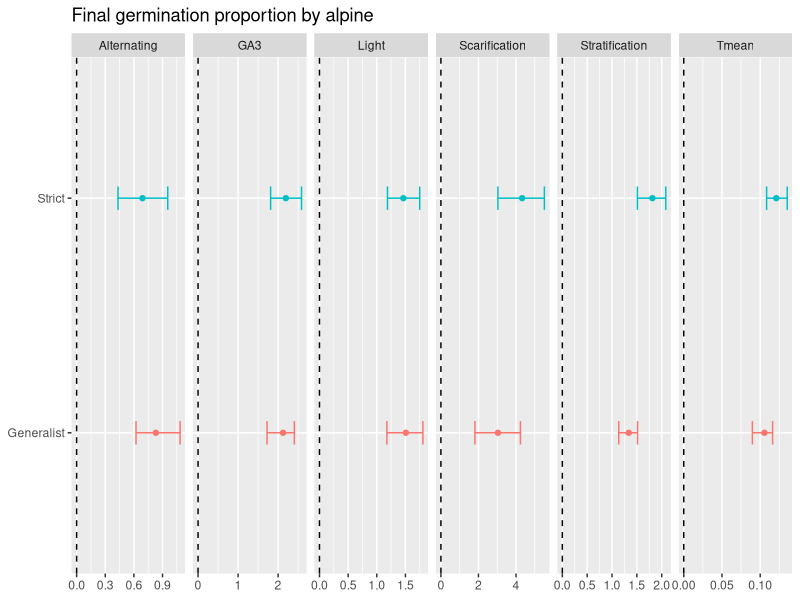
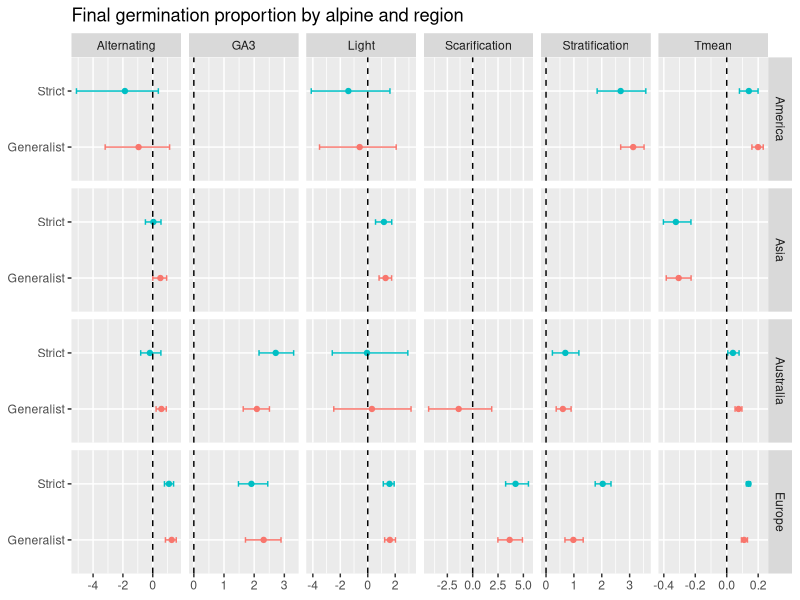

Write R code to recreate these figures, in order.
## ---- chunk 1
knitr::opts_chunk$set(echo = TRUE)
## ---- chunk 2
library(tidyverse); library(here); library(readxl)

read_excel(here("results", "analysis", "results.preliminary.xlsx")) -> sheet1

sheet1[8:19, ]  %>%
  select(variable, post.mean, l.95..CI, u.95..CI, pMCMC) %>%
  separate(variable, into = c("Alpine", "Treatment"), sep = ":") %>%
  mutate(Alpine = gsub("Alpine", "", Alpine)) %>%
  rename(Mean = post.mean,
         Lower = l.95..CI,
         Upper = u.95..CI,
         p = pMCMC) -> df1

ggplot(df1, aes(y = Alpine, x = Mean, xmin = Lower, xmax = Upper, color = Alpine)) +
  geom_point() +
  labs(title = "Final germination proportion by alpine") + 
  geom_errorbarh(height = .1) +
  facet_grid(~ Treatment, scales = "free") +
  geom_vline(xintercept = 0, linetype = "dashed") +
  theme(legend.position = "none", axis.title = element_blank()) -> fig1

sheet1[21:57, ]  %>%
  select(variable, post.mean, l.95..CI, u.95..CI, pMCMC) %>%
  separate(variable, into = c("Macroregion", "Alpine", "Treatment"), sep = ":") %>%
  mutate(Alpine = gsub("Alpine", "", Alpine),
         Macroregion = gsub("Macroregion", "", Macroregion)) %>%
  rename(Mean = post.mean,
         Lower = l.95..CI,
         Upper = u.95..CI,
         p = pMCMC) -> df2

ggplot(df2, aes(y = Alpine, x = Mean, xmin = Lower, xmax = Upper, color = Alpine)) +
  geom_point() +
  labs(title = "Final germination proportion by alpine and region") + 
  geom_errorbarh(height = .1) +
  facet_grid(Macroregion ~ Treatment, scales = "free") +
  geom_vline(xintercept = 0, linetype = "dashed") +
  theme(legend.position = "none", axis.title = element_blank()) -> fig2
## ---- chunk 3
fig1
## ---- chunk 4
fig2
